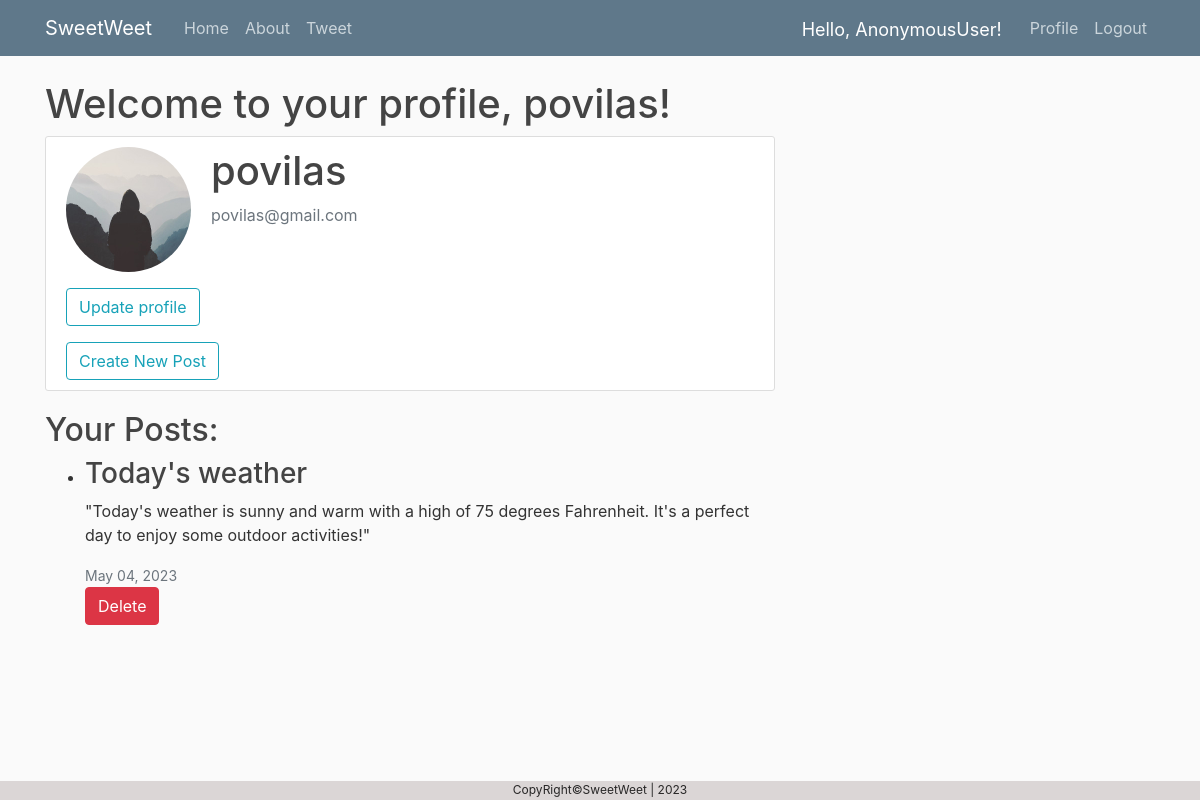
The page /users/users/profile/1/ on the database its author committed.
### users/models.py (models this page shows, shortened)
class Profile(models.Model):
    user = models.OneToOneField(User, on_delete=models.CASCADE)
    image = models.ImageField(default='default.jpg', upload_to='profile_pics')

### newapp/models.py (models this page shows, shortened)
class Post(models.Model):
    title = models.CharField(max_length=100)
    content = models.TextField()
    date_posted = models.DateTimeField(default=timezone.now)
    author = models.ForeignKey(User, on_delete=models.CASCADE)

### users/views.py (the view)
# urls.py: path('users/profile/<int:user_id>/', views.profile, name='profile'),
def profile(request, user_id):
    user = get_object_or_404(User, id=user_id)
    posts = Post.objects.filter(author=user).order_by('-date_posted')
    context = {'user': user, 'posts': posts}
    return render(request, 'profile.html', context)

### templates/profile.html (shortened to what this page needs)
{% extends 'base.html' %}
{% block content %}
  <h1>Welcome to your profile, {{ user.username }}!</h1>
  <div class="content-section">
    <div class="media">
      <img class="rounded-circle account-img" src="{{ user.profile.image.url }}">
      <div class="media-body">
        <h2 class="account-heading">{{ user.username }}</h2>
        <p class="text-secondary">{{ user.email }}</p>
      </div>
    </div>
      <div>
        <div class="form-group">
          <button class="btn btn-outline-info" type="submit">Update profile</button>
        </div class="form-group">
        <a href="{% url 'tweet' %}" class="btn btn-outline-info">Create New Post</a>
      </div>
  </div>
  {% if posts %}
    <h2>Your Posts:</h2>
    <ul>
      {% for post in posts %}
        <li>
          <h3>{{ post.title }}</h3>
          <p>{{ post.content }}</p>
          <small class="text-muted">{{ post.date_posted|date:"F d, Y" }}</small>
          <form method="post" action="{% url 'delete_post' post_id=post.id %}">
            <button type="submit" class="btn btn-danger">Delete</button>
          </form>
        </li>
      {% endfor %}
    </ul>
  {% else %}
    <p>You haven't created any posts yet.</p>
  {% endif %}
{% endblock content %}

### templates/base.html (shortened to what this page needs)
{% load static %}
<!DOCTYPE html>
<html>
<head>
    <link rel="stylesheet" href="https://cdn.jsdelivr.net/npm/bootstrap@4.6.2/dist/css/bootstrap.min.css">
    <link rel="stylesheet" type="text/css" href="{% static 'main.css' %}">
</head>
<body>
    <header class="site-header">
      <nav class="navbar navbar-expand-md navbar-dark bg-steel fixed-top">
        <div class="container">
          <a class="navbar-brand mr-4" href="{% url 'about' %}">SweetWeet</a>
          <div class="collapse navbar-collapse" id="navbarToggle">
            <div class="navbar-nav mr-auto">
              <a class="nav-item nav-link" href="{% url 'home' %}">Home</a>
              <a class="nav-item nav-link" href="{% url 'about' %}">About</a>
              {% if user.is_authenticated %}
                <a class="nav-item nav-link" href="{% url 'tweet' %}">Tweet</a>
              {% endif %}
            </div>
            <div class="navbar-nav">
              {% if user.is_authenticated %}
                <span id="hello-msg"> Hello, {{request.user}}!</span>
                <a class="nav-item nav-link" href="{% url 'profile' user.id %}">Profile</a>
              {% else %}
              <a class="nav-item nav-link" href="{% url 'login' %}">Login</a>
              {% endif %}
              <a class="nav-item nav-link" href="{% url 'logout' %}">Logout</a>
            </div>
          </div>
        </div>
      </nav>
    </header>
    <main role="main" class="container">
      <div class="row">
        <div class="col-md-8">
          {% block content %}{% endblock %}
        </div>
      </div>
    </main>
  <footer>
      <div class="d-flex flex-row align-items-center footer">
        <p class="m-auto">CopyRight©SweetWeet | 2023</p>
      </div>
  </footer>
 </body>
</html>

### static/main.css (style rules this page uses)
body { background: #fafafa; color: #333333; margin-top: 5rem; }
h1, h2, h3, h4, h5, h6 { color: #444444; }
ul { margin: 0; }
.bg-steel { background-color: #5f788a; }
.site-header .navbar-nav .nav-link { color: #cbd5db; }
#hello-msg { font-size: 18px; color: #ffffff; margin-right: 20px; margin-top: 8px; }
.content-section { background: #ffffff; padding: 10px 20px; border: 1px solid #dddddd; border-radius: 3px; margin-bottom: 20px; }
.account-img { height: 125px; width: 125px; margin-right: 20px; margin-bottom: 16px; }
.account-heading { font-size: 2.5rem; }
footer { position: fixed; bottom: 0; width: 100%; height: 19px; background-color: #dbd6d6; }
.footer { color: #272626; font-size: 12px; }
.footer p { margin: 0; display: flex; align-items: center; }

### rows shown on the page
Post: title "Today's weather", content "\"Today's weather is sunny and warm with a high of 75 degrees Fahrenheit. It's a perfect day to enjoy some outdoor activities!\"", date_posted "May 04, 2023"

### other values the page prints
{{ request.user }} "AnonymousUser"
{{ user.username }} "povilas"
{{ user.email }} "povilas@gmail.com"
